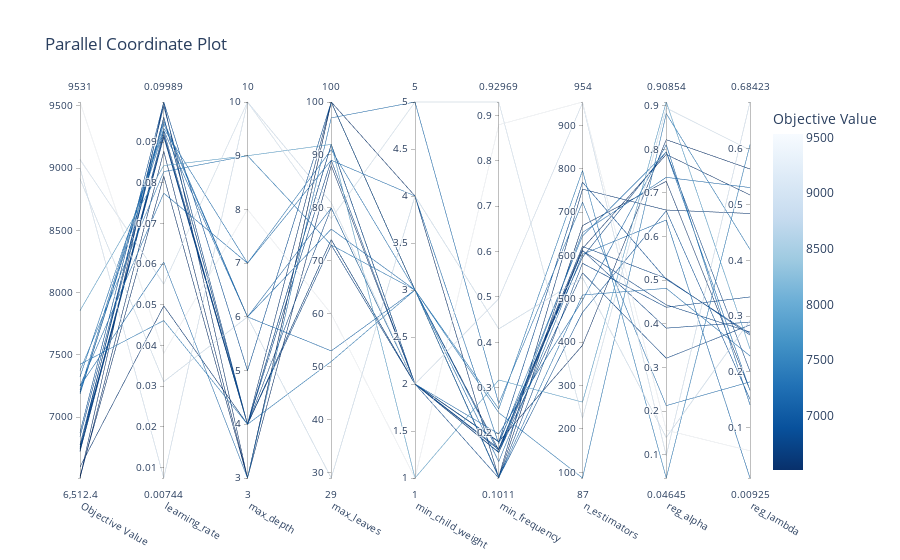

Notebook cell for this chart:
### Code cell
# 2. Gráfico de coordenadas paralelas ------------------------------------------------------
plot_parallel_coordinate(study_prunning)
